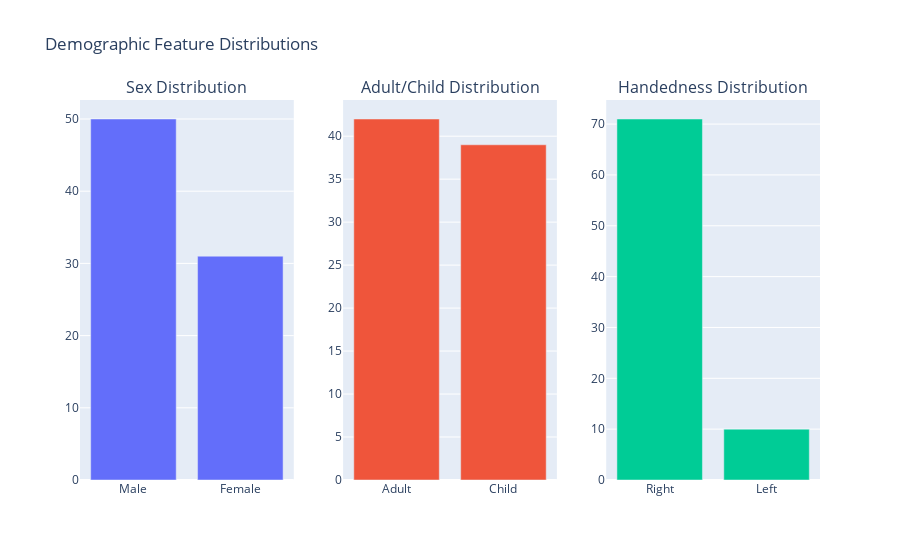

Notebook code for this chart:
### Code cell
plot_demographic_distribution(train_full)

### Figure 1 — Plotly figure (JSON) as saved in the notebook; plotly's stock layout.template omitted (floating-point values rounded to 4 significant figures)
{"data": [{"name": "Sex", "type": "bar", "x": ["Male", "Female"], "xaxis": "x", "y": [50, 31], "yaxis": "y"}, {"name": "Age Group", "type": "bar", "x": ["Adult", "Child"], "xaxis": "x2", "y": [42, 39], "yaxis": "y2"}, {"name": "Sex", "type": "bar", "x": ["Right", "Left"], "xaxis": "x3", "y": [71, 10], "yaxis": "y3"}], "layout": {"annotations": [{"font": {"size": 16}, "showarrow": false, "text": "Sex Distribution", "x": 0.1444, "xanchor": "center", "xref": "paper", "y": 1, "yanchor": "bottom", "yref": "paper"}, {"font": {"size": 16}, "showarrow": false, "text": "Adult/Child Distribution", "x": 0.5, "xanchor": "center", "xref": "paper", "y": 1, "yanchor": "bottom", "yref": "paper"}, {"font": {"size": 16}, "showarrow": false, "text": "Handedness Distribution", "x": 0.8556, "xanchor": "center", "xref": "paper", "y": 1, "yanchor": "bottom", "yref": "paper"}], "showlegend": false, "title": {"text": "Demographic Feature Distributions"}, "xaxis": {"anchor": "y", "domain": [0, 0.2889]}, "xaxis2": {"anchor": "y2", "domain": [0.3556, 0.6444]}, "xaxis3": {"anchor": "y3", "domain": [0.7111, 1]}, "yaxis": {"anchor": "x", "domain": [0, 1]}, "yaxis2": {"anchor": "x2", "domain": [0, 1]}, "yaxis3": {"anchor": "x3", "domain": [0, 1]}}}
